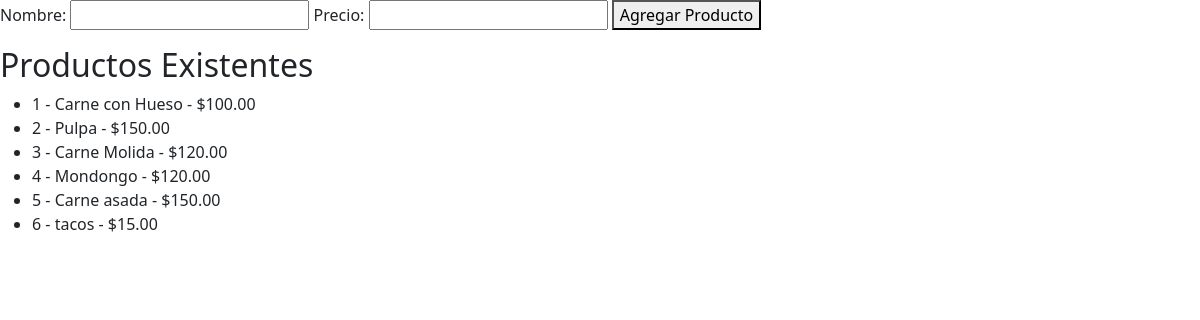
/agregar_producto/, run on the app's committed database.
### eval/models.py (models this page shows, shortened)
class Producto(models.Model):
    codigo = models.BigAutoField(primary_key=True)
    nombre = models.CharField(max_length=25)
    precio = models.DecimalField(max_digits=10, decimal_places=2)

### eval/views.py (the view)
# urls.py: path('agregar_producto/', views.agregar_producto, name='agregar_producto'),
def agregar_producto(request):
    if request.method == 'POST':
        nombre = request.POST.get('nombre')
        precio = request.POST.get('precio')
        Producto.objects.create(nombre=nombre, precio=precio)
        return redirect('agregar_producto')
    productos = Producto.objects.all()
    return render(request, 'product.html', {'productos': productos})

### Templates/product.html (shortened to what this page needs)
<html lang="en">
<head>
    <link href="https://cdn.jsdelivr.net/npm/bootstrap@5.3.2/dist/css/bootstrap.min.css" rel="stylesheet">
</head>
<body>
<form action="{% url 'agregar_producto' %}" method="post">
    <label for="nombre">Nombre:</label>
    <input type="text" id="nombre" name="nombre" maxlength="25" required>
    <label for="precio">Precio:</label>
    <input type="number" id="precio" name="precio" step="0.01" required>
    <button type="submit">Agregar Producto</button>
</form>
<h2>Productos Existentes</h2>
<ul>
    {% for producto in productos %}
    <li>{{ producto.codigo }} - {{ producto.nombre }} - ${{ producto.precio }}</li>
    {% empty %}
    <li>No hay productos disponibles.</li>
    {% endfor %}
</ul>
</body>
</html>

### data on the page
Producto: codigo "1", nombre "Carne con Hueso", precio "100.00"
Producto: codigo "2", nombre "Pulpa", precio "150.00"
Producto: codigo "3", nombre "Carne Molida", precio "120.00"
Producto: codigo "4", nombre "Mondongo", precio "120.00"
Producto: codigo "5", nombre "Carne asada", precio "150.00"
Producto: codigo "6", nombre "tacos", precio "15.00"
